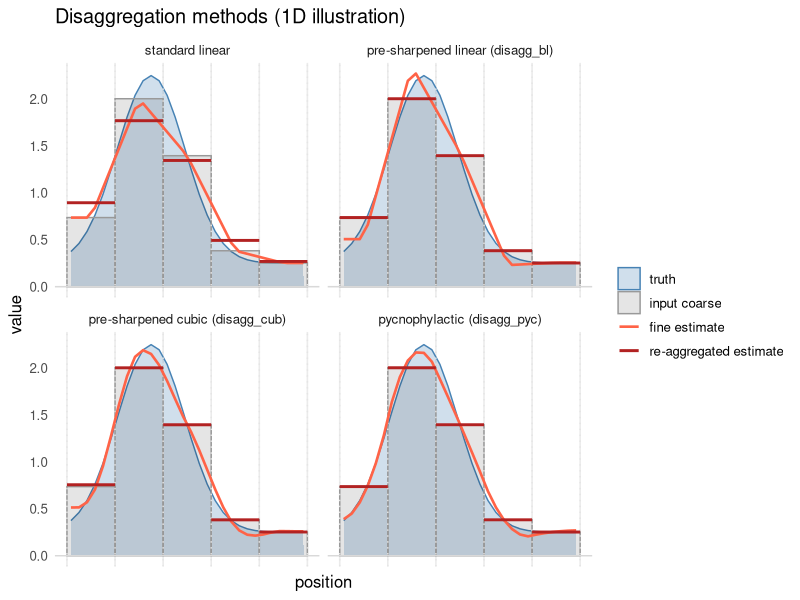

This figure's R source:
## ---- chunk 1
knitr::opts_chunk$set(
      collapse = TRUE,
      comment = "#>",
      fig.path = "man/figures/README-",
      out.width = "100%"
)
## ---- chunk 2

# 1D illustration of terraces disaggregation methods
#
# Builds 1D analogs of each method from scratch (math is identical to the 2D
# versions in the package, just one spatial dimension). Plots all methods
# against a known fine "truth" and verifies aggregation-consistency.

# ---- Setup: a known fine field and its block averages ---------------------

n_coarse <- 5L
fact     <- 6L
n_fine   <- n_coarse * fact

# Fine "truth": a single Gaussian hill in the middle
x_fine <- (seq_len(n_fine) - 0.5) / n_fine
truth  <- 2 * exp(-25 * (x_fine - 0.35)^2) + .25

# Coarse data: block means of truth
x_coarse <- (seq_len(n_coarse) - 0.5) / n_coarse
coarse   <- tapply(truth, rep(seq_len(n_coarse), each = fact), mean)


# ---- Method 1: standard linear interpolation ------------------------------
# What terra::disagg(method = "bilinear") does, in 1D.

disagg_linear_1d <- function(coarse, fact) {
      n_c <- length(coarse)
      x_c <- (seq_len(n_c) - 0.5) / n_c
      x_f <- (seq_len(n_c * fact) - 0.5) / (n_c * fact)
      approx(x_c, coarse, xout = x_f, rule = 2)$y
}


# ---- Method 2: pre-sharpened linear (1D disagg_bl) ------------------------
# Build round-trip kernel for 1D linear, invert it, apply as focal pass.

roundtrip_linear_1d <- function(fact) {
      k <- as.integer(fact)
      K <- numeric(3)
      centers <- (seq_len(k) - 0.5) / k
      for (a in centers) {
            if (a < 0.5) { ix <- c(-1, 0); w <- c(0.5 - a, 0.5 + a) }
            else         { ix <- c( 0, 1); w <- c(1.5 - a, a - 0.5) }
            K[ix + 2L] <- K[ix + 2L] + w
      }
      K / k
}

inverse_kernel_1d <- function(K, radius) {
      r  <- as.integer(radius)
      sz <- 2L * r + 1L
      rK <- (length(K) - 1L) / 2L
      M <- matrix(0, sz, sz)
      for (i in seq_len(sz)) for (j in seq_len(sz)) {
            off <- (i - r - 1L) - (j - r - 1L)
            if (abs(off) <= rK) M[i, j] <- K[off + rK + 1L]
      }
      e <- numeric(sz); e[r + 1L] <- 1
      solve(M, e)
}

focal_1d <- function(x, kernel) {
      r <- (length(kernel) - 1L) / 2L
      n <- length(x)
      # Reflective padding
      xp <- c(rev(x[seq_len(r)]), x, rev(x[(n - r + 1):n]))
      out <- numeric(n)
      for (i in seq_len(n)) out[i] <- sum(xp[i:(i + 2 * r)] * kernel)
      out
}

disagg_bl_1d <- function(coarse, fact, radius = 4) {
      K     <- roundtrip_linear_1d(fact)
      K_inv <- inverse_kernel_1d(K, radius)
      disagg_linear_1d(focal_1d(coarse, K_inv), fact)
}


# ---- Method 3: pre-sharpened cubic (1D disagg_cub) ------------------------
# Same idea as pre-sharpened linear, but with Keys cubic (a = -0.5).

keys_cubic_1d <- function(t, a = -0.5) {
      at <- abs(t)
      ifelse(at < 1, (a + 2) * at^3 - (a + 3) * at^2 + 1,
             ifelse(at < 2, a * at^3 - 5 * a * at^2 + 8 * a * at - 4 * a, 0))
}

roundtrip_cubic_1d <- function(fact) {
      k <- as.integer(fact)
      K <- numeric(5)
      centers <- (seq_len(k) - 0.5) / k
      for (u in centers) {
            ix <- if (u < 0.5) c(-2, -1, 0, 1) else c(-1, 0, 1, 2)
            d  <- u - (ix + 0.5)
            w  <- keys_cubic_1d(d); w <- w / sum(w)
            K[ix + 3L] <- K[ix + 3L] + w
      }
      K / k
}

# 1D cubic interpolation between coarse cell centers, evaluated at fine
# cell centers. With "rule = 2"-style extrapolation by edge replication.
cubic_interp_1d <- function(coarse, fact) {
      n_c <- length(coarse)
      x_f <- (seq_len(n_c * fact) - 0.5) / (n_c * fact)
      out <- numeric(length(x_f))
      for (i in seq_along(x_f)) {
            # Position in coarse-index space (cell centers at integers)
            p   <- x_f[i] * n_c - 0.5
            j   <- floor(p)
            fr  <- p - j               # fractional offset
            idx <- (j - 1L):(j + 2L)
            idx <- pmax(1L, pmin(n_c, idx + 1L))   # edge clamp + 1-indexing
            d   <- c(-1 - fr, -fr, 1 - fr, 2 - fr)
            w   <- keys_cubic_1d(d); w <- w / sum(w)
            out[i] <- sum(coarse[idx] * w)
      }
      out
}

disagg_cub_1d <- function(coarse, fact, radius = 5) {
      K     <- roundtrip_cubic_1d(fact)
      K_inv <- inverse_kernel_1d(K, radius)
      cubic_interp_1d(focal_1d(coarse, K_inv), fact)
}


# ---- Method 4: pycnophylactic (1D disagg_pyc) -----------------------------
# Iteratively smooth fine raster, then restore each block's mean. Repeat.

disagg_pyc_1d <- function(coarse, fact, max_iter = 200L, tol = 1e-7) {
      n_c <- length(coarse)
      fine     <- rep(coarse, each = fact)
      block_id <- rep(seq_len(n_c), each = fact)
      for (it in seq_len(max_iter)) {
            fp <- c(fine[1], fine, fine[length(fine)])
            fine_new <- (fp[1:length(fine)] + fp[2:(length(fine)+1)] +
                               fp[3:(length(fine)+2)]) / 3
            correction <- coarse - tapply(fine_new, block_id, mean)
            fine_new <- fine_new + rep(correction, each = fact)
            if (max(abs(fine_new - fine)) < tol) { fine <- fine_new; break }
            fine <- fine_new
      }
      fine
}


# ---- Run all methods ------------------------------------------------------

fine_lin <- disagg_linear_1d(coarse, fact)
fine_bl  <- disagg_bl_1d(coarse, fact, radius = 4)
fine_cub <- disagg_cub_1d(coarse, fact, radius = 5)
fine_pyc <- disagg_pyc_1d(coarse, fact)


# ---- Numeric round-trip check ---------------------------------------------

roundtrip <- function(fine, fact)
      tapply(fine, rep(seq_len(length(fine) / fact), each = fact), mean)
max_err <- c(
      max(abs(coarse - roundtrip(fine_lin, fact))),
      max(abs(coarse - roundtrip(fine_bl,  fact))),
      max(abs(coarse - roundtrip(fine_cub, fact))),
      max(abs(coarse - roundtrip(fine_pyc, fact))))


# ---- Plot -----------------------------------------------------------------

library(ggplot2)
library(dplyr)
library(tidyr)

methods_levels <- c("standard linear",
                    "pre-sharpened linear (disagg_bl)",
                    "pre-sharpened cubic (disagg_cub)",
                    "pycnophylactic (disagg_pyc)")

# Long-form data: fine estimates from each method
estimates <- data.frame(
      x      = rep(x_fine, 4),
      value  = c(fine_lin, fine_bl, fine_cub, fine_pyc),
      method = factor(rep(methods_levels, each = n_fine), levels = methods_levels)
)

# Per-method re-aggregated values (one per coarse block)
agg <- estimates %>%
      mutate(block = rep(seq_len(n_coarse), each = fact, times = 4L)) %>%
      group_by(method, block) %>%
      summarise(agg_value = mean(value), .groups = "drop") %>%
      mutate(xmin = (block - 1L) / n_coarse,
             xmax =  block       / n_coarse)

# Input coarse bars: same in every panel, so cross with the method levels
bars <- data.frame(
      block = seq_len(n_coarse),
      xmin  = (seq_len(n_coarse) - 1L) / n_coarse,
      xmax  =  seq_len(n_coarse)       / n_coarse,
      ymax  = coarse
) %>%
      crossing(method = factor(methods_levels, levels = methods_levels))

# Truth: same in every panel
truth_df <- data.frame(x = x_fine, value = truth) %>%
      crossing(method = factor(methods_levels, levels = methods_levels))

block_edges <- seq(0, 1, length.out = n_coarse + 1L)

ggplot() +
      # Truth as a reference line in each panel
      geom_area(data = truth_df,
                aes(x = x, y = value, color = "truth"), 
                fill = "steelblue", alpha = .25, linewidth = 0.5) +
      # Input coarse bars
      geom_rect(data = bars,
                aes(xmin = xmin, xmax = xmax, ymin = 0, ymax = ymax,
                    color = "input coarse"),
                fill = "black", alpha = 0.1) +
      # Vertical block boundaries + zero line
      geom_vline(xintercept = block_edges, color = "grey90", linetype = "dotted") +
      geom_hline(yintercept = 0, color = "grey85") +
      # The method's fine-scale estimate
      geom_line(data = estimates,
                aes(x = x, y = value, color = "fine estimate"), linewidth = 0.9) +
      # Re-aggregated estimates as horizontal segments, one per block. If the
      # method is aggregation-consistent, these sit flush atop the input bars;
      # otherwise they're offset.
      geom_segment(data = agg,
                   aes(x = xmin, xend = xmax,
                       y = agg_value, yend = agg_value,
                       color = "re-aggregated estimate"),
                   linewidth = 1.0) +
      facet_wrap(~ method) +
      scale_color_manual(
            values = c("input coarse"           = "gray60",
                       "truth"                  = "steelblue",
                       "fine estimate"          = "tomato",
                       "re-aggregated estimate" = "firebrick"),
            breaks = c("truth", "input coarse", "fine estimate", "re-aggregated estimate")) +
      scale_x_continuous(breaks = block_edges) +
      labs(x = "position", y = "value",
           color = NULL, fill = NULL,
           title = "Disaggregation methods (1D illustration)") +
      theme_minimal(base_size = 12) +
      theme(legend.position = "right",
            axis.text.x = element_blank(),
            panel.grid.major.y = element_blank(),
            panel.grid.minor = element_blank(),
            legend.background = element_rect(fill = "white", color = NA))
